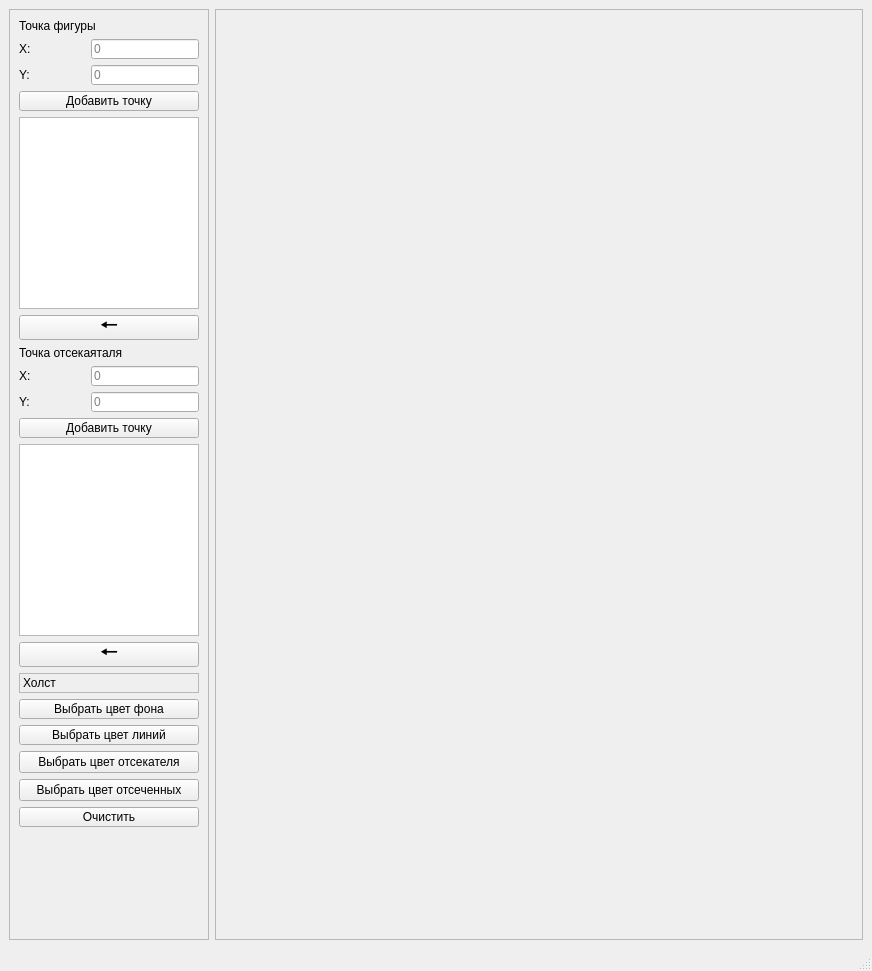
<?xml version="1.0" encoding="UTF-8"?>
<ui version="4.0">
 <class>MainWindow</class>
 <widget class="QMainWindow" name="MainWindow">
  <property name="geometry">
   <rect>
    <x>0</x>
    <y>0</y>
    <width>872</width>
    <height>971</height>
   </rect>
  </property>
  <property name="sizePolicy">
   <sizepolicy hsizetype="Minimum" vsizetype="Minimum">
    <horstretch>0</horstretch>
    <verstretch>0</verstretch>
   </sizepolicy>
  </property>
  <property name="minimumSize">
   <size>
    <width>0</width>
    <height>0</height>
   </size>
  </property>
  <property name="maximumSize">
   <size>
    <width>9999999</width>
    <height>1080</height>
   </size>
  </property>
  <property name="windowTitle">
   <string>ЛР 6</string>
  </property>
  <property name="tabShape">
   <enum>QTabWidget::Rounded</enum>
  </property>
  <widget class="QWidget" name="centralwidget">
   <layout class="QGridLayout" name="gridLayout">
    <item row="1" column="1" rowspan="2">
     <widget class="QFrame" name="painter_frame">
      <property name="enabled">
       <bool>true</bool>
      </property>
      <property name="sizePolicy">
       <sizepolicy hsizetype="Preferred" vsizetype="Expanding">
        <horstretch>0</horstretch>
        <verstretch>0</verstretch>
       </sizepolicy>
      </property>
      <property name="minimumSize">
       <size>
        <width>500</width>
        <height>500</height>
       </size>
      </property>
      <property name="maximumSize">
       <size>
        <width>4000</width>
        <height>4000</height>
       </size>
      </property>
      <property name="frameShape">
       <enum>QFrame::StyledPanel</enum>
      </property>
      <property name="frameShadow">
       <enum>QFrame::Raised</enum>
      </property>
      <layout class="QVBoxLayout" name="verticalLayout_4">
       <item>
        <widget class="PainterWidget" name="painter_widget" native="true">
         <property name="sizePolicy">
          <sizepolicy hsizetype="Preferred" vsizetype="Minimum">
           <horstretch>0</horstretch>
           <verstretch>0</verstretch>
          </sizepolicy>
         </property>
        </widget>
       </item>
      </layout>
     </widget>
    </item>
    <item row="1" column="0" rowspan="2">
     <widget class="QFrame" name="paramaters_frame">
      <property name="sizePolicy">
       <sizepolicy hsizetype="Preferred" vsizetype="Expanding">
        <horstretch>0</horstretch>
        <verstretch>0</verstretch>
       </sizepolicy>
      </property>
      <property name="minimumSize">
       <size>
        <width>0</width>
        <height>0</height>
       </size>
      </property>
      <property name="maximumSize">
       <size>
        <width>200</width>
        <height>16777215</height>
       </size>
      </property>
      <property name="frameShape">
       <enum>QFrame::StyledPanel</enum>
      </property>
      <property name="frameShadow">
       <enum>QFrame::Raised</enum>
      </property>
      <layout class="QVBoxLayout" name="verticalLayout">
       <item>
        <widget class="QLabel" name="figure_point_label">
         <property name="text">
          <string>Точка фигуры</string>
         </property>
        </widget>
       </item>
       <item>
        <layout class="QHBoxLayout" name="horizontalLayout">
         <item>
          <widget class="QLabel" name="x_center_label">
           <property name="sizePolicy">
            <sizepolicy hsizetype="Preferred" vsizetype="Fixed">
             <horstretch>0</horstretch>
             <verstretch>0</verstretch>
            </sizepolicy>
           </property>
           <property name="minimumSize">
            <size>
             <width>0</width>
             <height>20</height>
            </size>
           </property>
           <property name="maximumSize">
            <size>
             <width>16777215</width>
             <height>20</height>
            </size>
           </property>
           <property name="text">
            <string>X:</string>
           </property>
          </widget>
         </item>
         <item>
          <widget class="QLineEdit" name="x_center_lineEdit">
           <property name="sizePolicy">
            <sizepolicy hsizetype="Preferred" vsizetype="Fixed">
             <horstretch>0</horstretch>
             <verstretch>0</verstretch>
            </sizepolicy>
           </property>
           <property name="minimumSize">
            <size>
             <width>0</width>
             <height>20</height>
            </size>
           </property>
           <property name="maximumSize">
            <size>
             <width>16777215</width>
             <height>20</height>
            </size>
           </property>
           <property name="placeholderText">
            <string>0</string>
           </property>
          </widget>
         </item>
        </layout>
       </item>
       <item>
        <layout class="QHBoxLayout" name="horizontalLayout_2">
         <item>
          <widget class="QLabel" name="y_center_label">
           <property name="sizePolicy">
            <sizepolicy hsizetype="Preferred" vsizetype="Fixed">
             <horstretch>0</horstretch>
             <verstretch>0</verstretch>
            </sizepolicy>
           </property>
           <property name="minimumSize">
            <size>
             <width>0</width>
             <height>20</height>
            </size>
           </property>
           <property name="maximumSize">
            <size>
             <width>16777215</width>
             <height>20</height>
            </size>
           </property>
           <property name="text">
            <string>Y:</string>
           </property>
          </widget>
         </item>
         <item>
          <widget class="QLineEdit" name="y_center_lineEdit">
           <property name="sizePolicy">
            <sizepolicy hsizetype="Preferred" vsizetype="Fixed">
             <horstretch>0</horstretch>
             <verstretch>0</verstretch>
            </sizepolicy>
           </property>
           <property name="minimumSize">
            <size>
             <width>0</width>
             <height>20</height>
            </size>
           </property>
           <property name="maximumSize">
            <size>
             <width>16777215</width>
             <height>20</height>
            </size>
           </property>
           <property name="placeholderText">
            <string>0</string>
           </property>
          </widget>
         </item>
        </layout>
       </item>
       <item>
        <widget class="QPushButton" name="addPoint_pushButton">
         <property name="minimumSize">
          <size>
           <width>0</width>
           <height>20</height>
          </size>
         </property>
         <property name="maximumSize">
          <size>
           <width>16777215</width>
           <height>20</height>
          </size>
         </property>
         <property name="toolTip">
          <string>&lt;html&gt;&lt;head/&gt;&lt;body&gt;&lt;p&gt;Введите координаты или нажмите ЛКМ&lt;/p&gt;&lt;/body&gt;&lt;/html&gt;</string>
         </property>
         <property name="text">
          <string>Добавить точку</string>
         </property>
        </widget>
       </item>
       <item>
        <widget class="QTableView" name="tableView"/>
       </item>
       <item>
        <widget class="QPushButton" name="pushButton">
         <property name="maximumSize">
          <size>
           <width>16777215</width>
           <height>25</height>
          </size>
         </property>
         <property name="font">
          <font>
           <pointsize>16</pointsize>
          </font>
         </property>
         <property name="text">
          <string extracomment="назад">🠔</string>
         </property>
        </widget>
       </item>
       <item>
        <widget class="QLabel" name="figure_point_label_2">
         <property name="text">
          <string>Точка отсекаяталя</string>
         </property>
        </widget>
       </item>
       <item>
        <layout class="QHBoxLayout" name="horizontalLayout_4">
         <item>
          <widget class="QLabel" name="x_center_label_2">
           <property name="sizePolicy">
            <sizepolicy hsizetype="Preferred" vsizetype="Fixed">
             <horstretch>0</horstretch>
             <verstretch>0</verstretch>
            </sizepolicy>
           </property>
           <property name="minimumSize">
            <size>
             <width>0</width>
             <height>20</height>
            </size>
           </property>
           <property name="maximumSize">
            <size>
             <width>16777215</width>
             <height>20</height>
            </size>
           </property>
           <property name="text">
            <string>X:</string>
           </property>
          </widget>
         </item>
         <item>
          <widget class="QLineEdit" name="x_splitter_lineEdit">
           <property name="sizePolicy">
            <sizepolicy hsizetype="Preferred" vsizetype="Fixed">
             <horstretch>0</horstretch>
             <verstretch>0</verstretch>
            </sizepolicy>
           </property>
           <property name="minimumSize">
            <size>
             <width>0</width>
             <height>20</height>
            </size>
           </property>
           <property name="maximumSize">
            <size>
             <width>16777215</width>
             <height>20</height>
            </size>
           </property>
           <property name="placeholderText">
            <string>0</string>
           </property>
          </widget>
         </item>
        </layout>
       </item>
       <item>
        <layout class="QHBoxLayout" name="horizontalLayout_3">
         <item>
          <widget class="QLabel" name="y_center_label_2">
           <property name="sizePolicy">
            <sizepolicy hsizetype="Preferred" vsizetype="Fixed">
             <horstretch>0</horstretch>
             <verstretch>0</verstretch>
            </sizepolicy>
           </property>
           <property name="minimumSize">
            <size>
             <width>0</width>
             <height>20</height>
            </size>
           </property>
           <property name="maximumSize">
            <size>
             <width>16777215</width>
             <height>20</height>
            </size>
           </property>
           <property name="text">
            <string>Y:</string>
           </property>
          </widget>
         </item>
         <item>
          <widget class="QLineEdit" name="y_splitter_lineEdit">
           <property name="sizePolicy">
            <sizepolicy hsizetype="Preferred" vsizetype="Fixed">
             <horstretch>0</horstretch>
             <verstretch>0</verstretch>
            </sizepolicy>
           </property>
           <property name="minimumSize">
            <size>
             <width>0</width>
             <height>20</height>
            </size>
           </property>
           <property name="maximumSize">
            <size>
             <width>16777215</width>
             <height>20</height>
            </size>
           </property>
           <property name="placeholderText">
            <string>0</string>
           </property>
          </widget>
         </item>
        </layout>
       </item>
       <item>
        <widget class="QPushButton" name="splitter_addPoint_pushButton">
         <property name="minimumSize">
          <size>
           <width>0</width>
           <height>20</height>
          </size>
         </property>
         <property name="maximumSize">
          <size>
           <width>16777215</width>
           <height>20</height>
          </size>
         </property>
         <property name="toolTip">
          <string>&lt;html&gt;&lt;head/&gt;&lt;body&gt;&lt;p&gt;Введите координаты или нажмите ЛКМ&lt;/p&gt;&lt;/body&gt;&lt;/html&gt;</string>
         </property>
         <property name="text">
          <string>Добавить точку</string>
         </property>
        </widget>
       </item>
       <item>
        <widget class="QTableView" name="splitter_tableView"/>
       </item>
       <item>
        <widget class="QPushButton" name="splitter_back_pushbutton">
         <property name="maximumSize">
          <size>
           <width>16777215</width>
           <height>25</height>
          </size>
         </property>
         <property name="font">
          <font>
           <pointsize>16</pointsize>
          </font>
         </property>
         <property name="text">
          <string extracomment="назад">🠔</string>
         </property>
        </widget>
       </item>
       <item>
        <widget class="QLabel" name="painter_label">
         <property name="minimumSize">
          <size>
           <width>0</width>
           <height>20</height>
          </size>
         </property>
         <property name="maximumSize">
          <size>
           <width>16777215</width>
           <height>20</height>
          </size>
         </property>
         <property name="frameShape">
          <enum>QFrame::StyledPanel</enum>
         </property>
         <property name="frameShadow">
          <enum>QFrame::Plain</enum>
         </property>
         <property name="text">
          <string>Холст</string>
         </property>
        </widget>
       </item>
       <item>
        <widget class="QPushButton" name="background_color_pushButton">
         <property name="minimumSize">
          <size>
           <width>0</width>
           <height>20</height>
          </size>
         </property>
         <property name="maximumSize">
          <size>
           <width>16777215</width>
           <height>20</height>
          </size>
         </property>
         <property name="text">
          <string>Выбрать цвет фона</string>
         </property>
        </widget>
       </item>
       <item>
        <widget class="QPushButton" name="line_color_pushButton">
         <property name="minimumSize">
          <size>
           <width>0</width>
           <height>20</height>
          </size>
         </property>
         <property name="maximumSize">
          <size>
           <width>16777215</width>
           <height>20</height>
          </size>
         </property>
         <property name="text">
          <string>Выбрать цвет линий</string>
         </property>
        </widget>
       </item>
       <item>
        <widget class="QPushButton" name="fillColor_pushButton">
         <property name="text">
          <string>Выбрать цвет отсекателя</string>
         </property>
        </widget>
       </item>
       <item>
        <widget class="QPushButton" name="pushButton_2">
         <property name="text">
          <string>Выбрать цвет отсеченных</string>
         </property>
        </widget>
       </item>
       <item>
        <widget class="QPushButton" name="clear_pushButton">
         <property name="minimumSize">
          <size>
           <width>0</width>
           <height>20</height>
          </size>
         </property>
         <property name="maximumSize">
          <size>
           <width>16777215</width>
           <height>20</height>
          </size>
         </property>
         <property name="text">
          <string>Очистить</string>
         </property>
        </widget>
       </item>
       <item>
        <spacer name="verticalSpacer">
         <property name="orientation">
          <enum>Qt::Vertical</enum>
         </property>
         <property name="sizeType">
          <enum>QSizePolicy::Expanding</enum>
         </property>
         <property name="sizeHint" stdset="0">
          <size>
           <width>0</width>
           <height>0</height>
          </size>
         </property>
        </spacer>
       </item>
      </layout>
     </widget>
    </item>
   </layout>
  </widget>
  <widget class="QMenuBar" name="menubar">
   <property name="geometry">
    <rect>
     <x>0</x>
     <y>0</y>
     <width>872</width>
     <height>23</height>
    </rect>
   </property>
  </widget>
  <widget class="QStatusBar" name="statusbar"/>
 </widget>
 <customwidgets>
  <customwidget>
   <class>PainterWidget</class>
   <extends>QWidget</extends>
   <header>painterwidget.h</header>
   <container>1</container>
  </customwidget>
 </customwidgets>
 <resources/>
 <connections/>
</ui>
